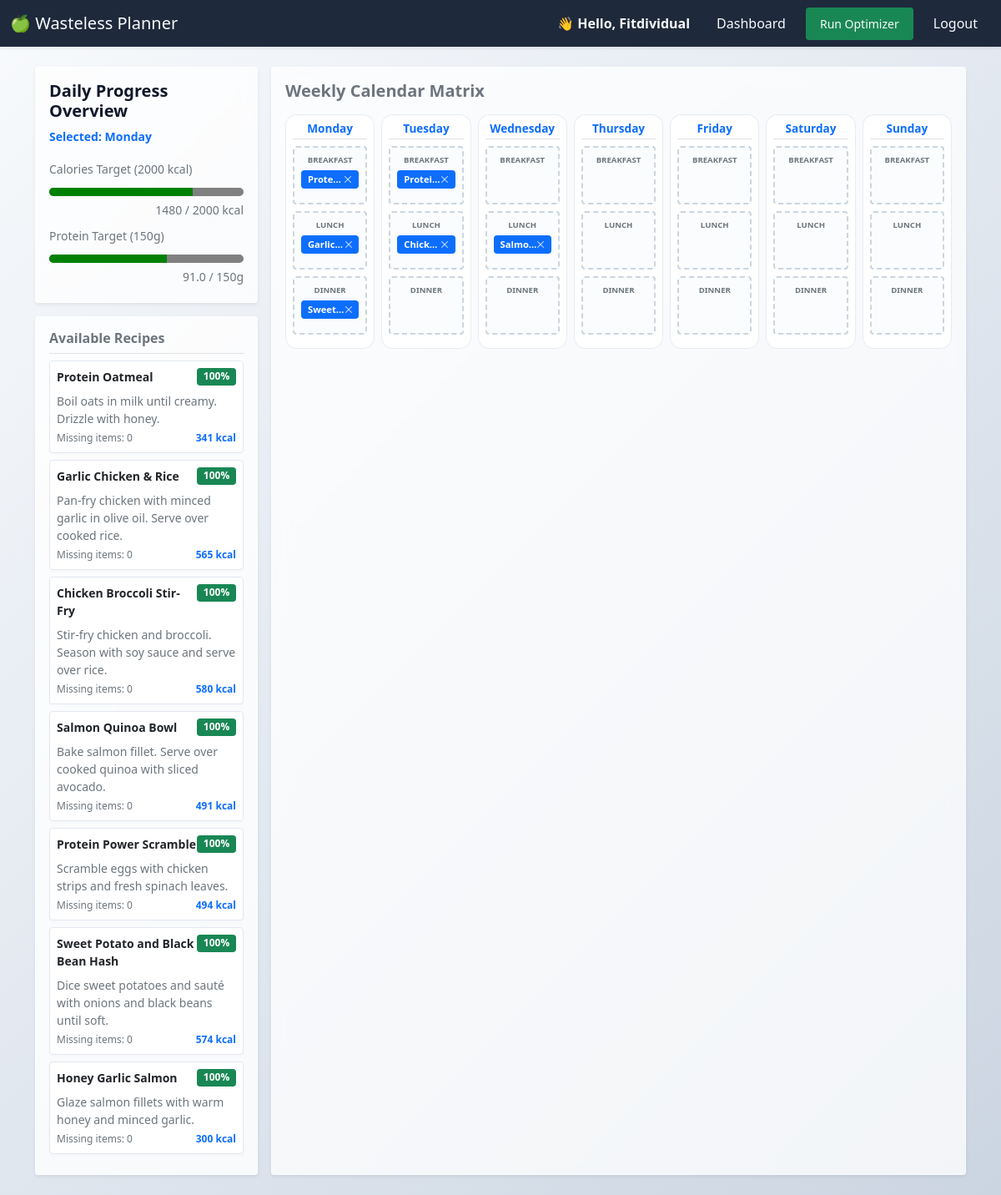
Page / (signed in) on the earlier database version.
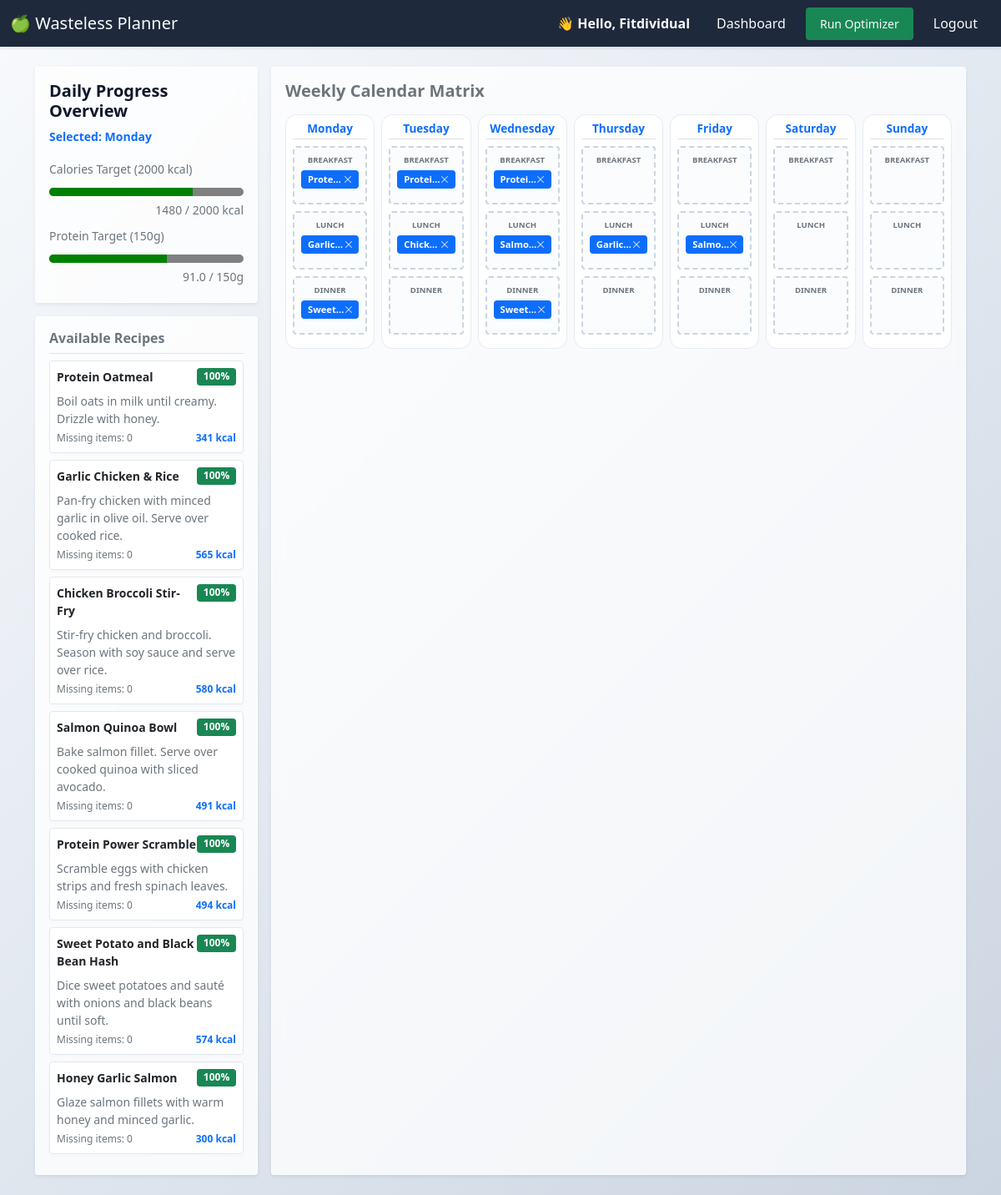
Same page on the later database version.
### planner/models.py (models this page shows, shortened)
class Recipe(models.Model):
    title = models.CharField(max_length=200, unique=True)
    instructions = models.TextField()
    prep_time = models.IntegerField(help_text="Time in minutes", validators=[MinValueValidator(1)])
    calories = models.IntegerField(validators=[MinValueValidator(0)], default=0)
    protein = models.DecimalField(max_digits=5, decimal_places=1, default=0.0, help_text="in grams")
    carbs = models.DecimalField(max_digits=5, decimal_places=1, default=0.0, help_text="in grams")
    fat = models.DecimalField(max_digits=5, decimal_places=1, default=0.0, help_text="in grams")
    created_at = models.DateTimeField(auto_now_add=True)

class MealPlan(models.Model):
    MEAL_CHOICES = [
        ('Breakfast', 'Breakfast'),
        ('Lunch', 'Lunch'),
        ('Dinner', 'Dinner'),
    ]
    user = models.ForeignKey(User, on_delete=models.CASCADE, related_name="meal_plans")
    recipe = models.ForeignKey(Recipe, on_delete=models.CASCADE)
    date = models.DateField()
    meal_type = models.CharField(max_length=15, choices=MEAL_CHOICES, default='Dinner')
    class Meta:
        ordering = ['date']
        unique_together = ('user', 'date', 'meal_type')

### planner/views.py (the view)
# urls.py: path('', views.dashboard_view, name='dashboard'),
@login_required
def dashboard_view(request):
    user = request.user
    today = timezone.now().date()
    pantry_items = PantryItem.objects.filter(user=user).select_related('ingredient')
    user_stock = {}
    expiring_items = []
    seen_ingredients = set()
    for item in pantry_items:
        ing_id = item.ingredient.id
        if ing_id not in user_stock:
            user_stock[ing_id] = Decimal("0.00")
        user_stock[ing_id] += item.quantity
        try:
            days_left = item.days_until_expiration()
        except Exception:
            days_left = 99
        if days_left <= 3 and ing_id not in seen_ingredients:
            expiring_items.append(item)
            seen_ingredients.add(ing_id)
    all_recipes = Recipe.objects.prefetch_related('recipe_ingredients__ingredient')
    recommended_recipes = []
    for recipe in all_recipes:
        requirements = recipe.recipe_ingredients.all()
        if not requirements:
            continue
        matched_ingredients = 0
        total_ingredients_count = len(requirements)
        for req in requirements:
            req_ing_id = req.ingredient.id
            if req_ing_id in user_stock and user_stock[req_ing_id] >= req.quantity:
                matched_ingredients += 1
        match_percentage = int((matched_ingredients / total_ingredients_count) * 100)
        if match_percentage >= 25:
            recommended_recipes.append({
                "recipe": recipe,
                "match_percentage": match_percentage,
                "missing_count": total_ingredients_count - matched_ingredients
            })
    calendar_days = [
        {"code": "MON", "name": "Monday"},
        {"code": "TUE", "name": "Tuesday"},
        {"code": "WED", "name": "Wednesday"},
        {"code": "THU", "name": "Thursday"},
        {"code": "FRI", "name": "Friday"},
        {"code": "SAT", "name": "Saturday"},
        {"code": "SUN", "name": "Sunday"},
    ]
    daily_macros = {
        "MON": {"calories": 0, "protein": 0.0},
        "TUE": {"calories": 0, "protein": 0.0},
        "WED": {"calories": 0, "protein": 0.0},
        "THU": {"calories": 0, "protein": 0.0},
        "FRI": {"calories": 0, "protein": 0.0},
        "SAT": {"calories": 0, "protein": 0.0},
        "SUN": {"calories": 0, "protein": 0.0},
    }
    saved_meals = MealPlan.objects.filter(user=user).select_related('recipe')
    day_map = {0: "MON", 1: "TUE", 2: "WED", 3: "THU", 4: "FRI", 5: "SAT", 6: "SUN"}
    for plan in saved_meals:
        code = day_map.get(plan.date.weekday(), "MON")
        plan.date_code = code
        if plan.recipe:
            cals = getattr(plan.recipe, 'calories', 0) or 0
            prot = getattr(plan.recipe, 'protein', 0) or 0
            daily_macros[code]["calories"] += int(cals)
            daily_macros[code]["protein"] += int(prot)
    context = {
        "pantry_items": pantry_items,
        "expiring_items": expiring_items,
        "recommended_recipes": recommended_recipes,  # Constrain UI view window to top 7 hits
        "today": today,
        "calendar_days": calendar_days,
        "saved_meals": saved_meals,
        "daily_macros": daily_macros,
        "mon_cals": daily_macros["MON"]["calories"],
        "mon_prot": daily_macros["MON"]["protein"],
    }
    return render(request, "planner/index.html", context)

### planner/models.py (called while the page is built)
    def days_until_expiration(self):
        delta = self.expiration_date - timezone.now().date()
        return delta.days

### planner/templates/planner/index.html (shortened to what the changed rows need)
{% extends "planner/layout.html" %}
{% block body %}
<div class="row g-3">
    <aside class="col-12 col-md-4 col-lg-3" id="macro-summary-panel">
        <div class="card p-3 shadow-sm" id="recipe-pool">
        {% if recommended_recipes %}
            {% for item in recommended_recipes %}
            <div class="recipe-card p-2 mb-2 border rounded bg-light" draggable="true" data-recipe-id="{{ item.recipe.id }}" data-calories="{{ item.recipe.calories }}" data-protein="{{ item.recipe.protein }}" style="cursor: grab;">
                <div class="d-flex justify-content-between align-items-start">
                <strong class="text-dark small">{{ item.recipe.title }}</strong>
                <span class="badge bg-success small">{{ item.match_percentage }}%</span>
                </div>
                <div class="text-secondary small mt-2">
                <p class="mb-1">{{ item.recipe.instructions }}</p>
                </div>
                <div class="text-muted mt-1 d-flex justify-content-between" style="font-size: 0.75rem;">
                <span>Missing items: {{ item.missing_count }}</span>
                <span class="text-primary fw-bold">{{ item.recipe.calories }} kcal</span>
                </div>
            </div>
            {% endfor %}
        {% else %}
            <p class="text-muted small text-center my-3">No recipe matches found (Min. 25% match required).</p>
        {% endif %}
        </div>
    </aside>
    <section class="col-12 col-md-8 col-lg-9" id="calendar-workspace">
        <div class="card p-3 shadow-sm h-100">
            <h2 class="h5 fw-bold mb-3 text-secondary">Weekly Calendar Matrix</h2>
            <div class="calendar-grid" style="display: grid; gap: 0.5rem;">
                {% for day in calendar_days %}
                <div class="calendar-day-column border rounded p-2 bg-white" data-day-code="{{ day.code }}" data-day-name="{{ day.name }}">
                    <h6 class="text-center text-primary border-bottom pb-1 fw-bold" style="font-size: 0.85rem;">{{ day.name }}</h6>
                    <div class="meal-slot border rounded p-2 my-2 bg-light text-center"
                         data-meal-type="Breakfast"
                         data-current-calories="{% for plan in saved_meals %}{% if plan.date_code == day.code and plan.meal_type == 'Breakfast' %}{{ plan.recipe.calories }}{% endif %}{% endfor %}"
                         data-current-protein="{% for plan in saved_meals %}{% if plan.date_code == day.code and plan.meal_type == 'Breakfast' %}{{ plan.recipe.protein }}{% endif %}{% endfor %}"
                         style="min-height: 70px;">
                        <small class="slot-label text-muted d-block fw-bold" style="font-size: 0.6rem;">BREAKFAST</small>
                        <div class="slot-occupied-zone mt-1">
                            {% for plan in saved_meals %}
                                {% if plan.date_code == day.code and plan.meal_type == "Breakfast" %}
                                    <span class="recipe-card badge bg-primary w-100 py-1 text-wrap d-flex justify-content-between align-items-center"
                                        draggable="true"
                                        data-recipe-id="{{ plan.recipe.id }}"
                                        data-calories="{{ plan.recipe.calories }}"
                                        data-protein="{{ plan.recipe.protein }}"
                                        style="cursor: grab; font-size: 0.7rem;">
                                        <strong class="text-white">{{ plan.recipe.title }}</strong>
                                        <button type="button" class="btn-close btn-close-white remove-meal-btn"
                                                aria-label="Remove"
                                                style="font-size: 0.5rem; padding: 0.2rem; cursor: pointer;"></button>
                                    </span>
                                {% endif %}
                            {% endfor %}
                        </div>
                    </div>
                    <div class="meal-slot border rounded p-2 my-2 bg-light text-center"
                         data-meal-type="Lunch"
                         data-current-calories="{% for plan in saved_meals %}{% if plan.date_code == day.code and plan.meal_type == 'Lunch' %}{{ plan.recipe.calories }}{% endif %}{% endfor %}"
                         data-current-protein="{% for plan in saved_meals %}{% if plan.date_code == day.code and plan.meal_type == 'Lunch' %}{{ plan.recipe.protein }}{% endif %}{% endfor %}"
                         style="min-height: 70px;">
                        <small class="slot-label text-muted d-block fw-bold" style="font-size: 0.6rem;">LUNCH</small>
                        <div class="slot-occupied-zone mt-1">
                            {% for plan in saved_meals %}
                                {% if plan.date_code == day.code and plan.meal_type == "Lunch" %}
                                    <span class="recipe-card badge bg-primary w-100 py-1 text-wrap d-flex justify-content-between align-items-center"
                                        draggable="true"
                                        data-recipe-id="{{ plan.recipe.id }}"
                                        data-calories="{{ plan.recipe.calories }}"
                                        data-protein="{{ plan.recipe.protein }}"
                                        style="cursor: grab; font-size: 0.7rem;">
                                        <strong class="text-white">{{ plan.recipe.title }}</strong>
                                        <button type="button" class="btn-close btn-close-white remove-meal-btn"
                                                aria-label="Remove"
                                                style="font-size: 0.5rem; padding: 0.2rem; cursor: pointer;">
                                        </button>
                                    </span>
                                {% endif %}
                            {% endfor %}
                        </div>
                    </div>
                    <div class="meal-slot border rounded p-2 my-2 bg-light text-center"
                         data-meal-type="Dinner"
                         data-current-calories="{% for plan in saved_meals %}{% if plan.date_code == day.code and plan.meal_type == 'Dinner' %}{{ plan.recipe.calories }}{% endif %}{% endfor %}"
                         data-current-protein="{% for plan in saved_meals %}{% if plan.date_code == day.code and plan.meal_type == 'Dinner' %}{{ plan.recipe.protein }}{% endif %}{% endfor %}"
                         style="min-height: 70px;">
                        <small class="slot-label text-muted d-block fw-bold" style="font-size: 0.6rem;">DINNER</small>
                        <div class="slot-occupied-zone mt-1">
                            {% for plan in saved_meals %}
                                {% if plan.date_code == day.code and plan.meal_type == "Dinner" %}
                                    <span class="recipe-card badge bg-primary w-100 py-1 text-wrap d-flex justify-content-between align-items-center"
                                        draggable="true"
                                        data-recipe-id="{{ plan.recipe.id }}"
                                        data-calories="{{ plan.recipe.calories }}"
                                        data-protein="{{ plan.recipe.protein }}"
                                        style="cursor: grab; font-size: 0.7rem;">
                                        <strong class="text-white">{{ plan.recipe.title }}</strong>
                                        <button type="button" class="btn-close btn-close-white remove-meal-btn"
                                                aria-label="Remove"
                                                style="font-size: 0.5rem; padding: 0.2rem; cursor: pointer;"></button>
                                    </span>
                                {% endif %}
                            {% endfor %}
                        </div>
                    </div>
                </div>
                {% endfor %}
            </div>
        </div>
    </section>
</div>
{% endblock %}

Differences in the rows shown:
added MealPlan: recipe "Protei…", shown under "Wednesday"
added MealPlan: recipe "Sweet…", shown under "Wednesday"
added MealPlan: recipe "Garlic…", shown under "Thursday"
added MealPlan: recipe "Salmo…", shown under "Friday"
